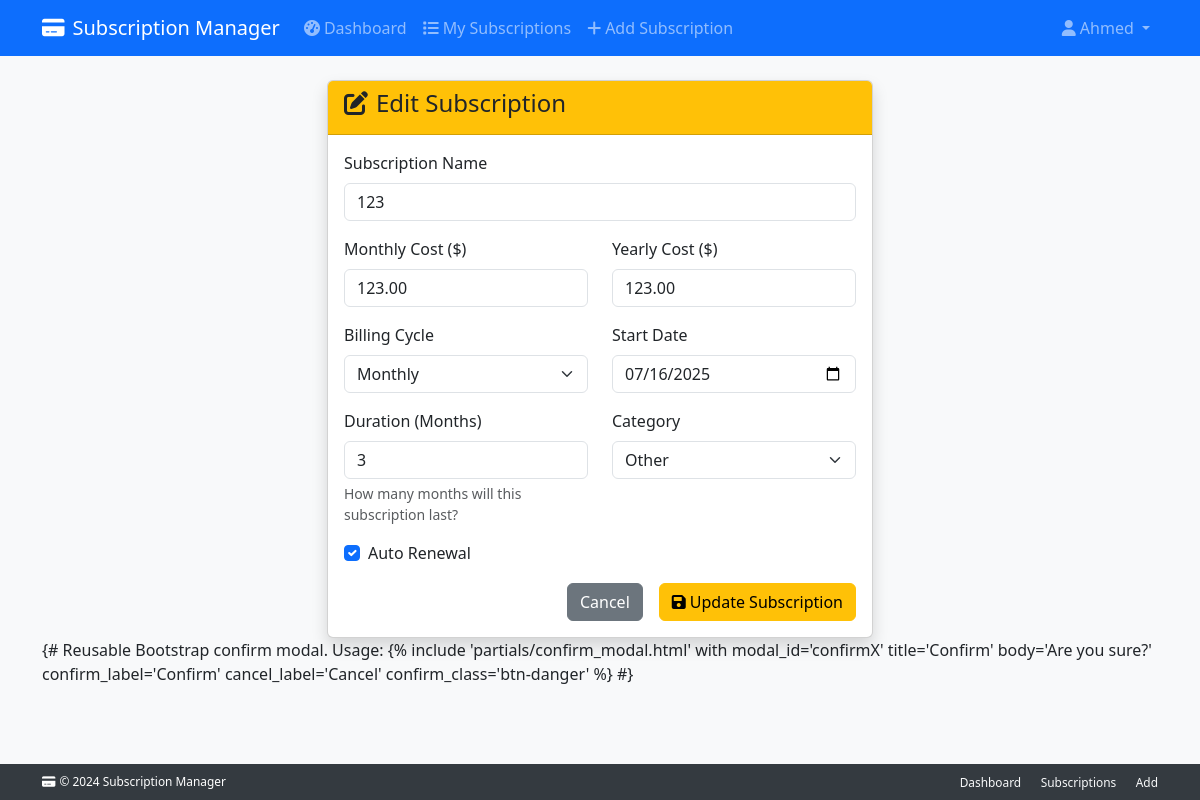
Page /subscriptions/12/edit/ (signed in) on the committed database.
### subscriptions/models/subscription.py (models this page shows, shortened)
class Subscription(
    ValidationMixin,
    TimestampMixin,
    CostCalculationsMixin,
    PaymentManagementMixin,
    RenewalLogicMixin,
    ScheduleManagementMixin,
    models.Model
):
    user = models.ForeignKey(
        settings.AUTH_USER_MODEL,
        on_delete=models.CASCADE,
        related_name="subscriptions"
    )
    name = models.CharField(max_length=200)
    monthly_cost = models.DecimalField(
        max_digits=10,
        decimal_places=2,
        null=True,
        blank=True
    )
    yearly_cost = models.DecimalField(
        max_digits=10,
        decimal_places=2,
        null=True,
        blank=True
    )
    billing_cycle = models.CharField(
        max_length=10,
        choices=BILLING_CYCLE_CHOICES
    )
    start_date = models.DateField()
    renewal_date = models.DateField(null=True, blank=True)
    duration_months = models.PositiveIntegerField(
        null=True,
        blank=True,
        help_text="Duration in months (for monthly billing)"
    )
    duration_years = models.PositiveIntegerField(
        null=True,
        blank=True,
        help_text="Duration in years (for yearly billing)"
    )
    is_active = models.BooleanField(default=True)
    auto_renewal = models.BooleanField(
        default=True,
        help_text="Whether subscription auto-renews"
    )
    category = models.ForeignKey(
        'Category',
        on_delete=models.PROTECT
    )
    objects = SubscriptionManager()
    class Meta:
        ordering = ['-created_at']
        verbose_name = "Subscription"
        verbose_name_plural = "Subscriptions"

### subscriptions/views.py (the view, shortened to what this page needs)
# urls.py: path('<int:pk>/edit/', views.SubscriptionUpdateView.as_view(), name='edit_subscription'),
class SubscriptionUpdateView(LoginRequiredMixin, UserOwnershipMixin, LoggingMixin, MessageMixin, ContextDataMixin, UpdateView):
    model = Subscription
    form_class = SubscriptionForm
    template_name = 'subscriptions/edit_subscription.html'
    def get_queryset(self):
        return Subscription.objects.filter(user=self.request.user)

### subscriptions/form_mixins.py (called while the page is built)
    def add_help_texts(self, help_texts):
        for field_name, help_text in help_texts.items():
            if field_name in self.fields:
                self.fields[field_name].help_text = help_text

### subscriptions/mixins.py (called while the page is built)
    def get_context_data(self, **kwargs):
        context = super().get_context_data(**kwargs)
        context['user'] = self.request.user
        from django.utils import timezone
        context['current_time'] = timezone.now()
        return context

### subscriptions/models/category.py (called while the page is built)
    def __str__(self):
        return self.name

### subscriptions/models/managers.py (called while the page is built)
    def get_queryset(self):
        return SubscriptionQuerySet(self.model, using=self._db)

    def get_queryset(self):
        return CategoryQuerySet(self.model, using=self._db)

### subscriptions/templates/subscriptions/edit_subscription.html (shortened to what this page needs)
{% extends 'base.html' %} {% block title %}Edit {{ subscription.name }} - Subscription Manager{% endblock %} {% block content %}
<div class="row justify-content-center">
  <div class="col-md-8 col-lg-6">
    <div class="card shadow">
      <div class="card-header bg-warning text-dark">
        <h4><i class="fas fa-edit me-2"></i>Edit Subscription</h4>
      </div>
      <div class="card-body">
        <form method="post">
          <div class="row">
            <div class="col-md-12 mb-3">
              <label for="{{ form.name.id_for_label }}" class="form-label"
                >{{ form.name.label }}</label
              >
              {{ form.name }}
            </div>
          </div>
          <div class="row">
            <div class="col-md-6 mb-3">
              <label
                for="{{ form.monthly_cost.id_for_label }}"
                class="form-label"
                >{{ form.monthly_cost.label }}</label
              >
              {{ form.monthly_cost }}
            </div>
            <div class="col-md-6 mb-3">
              <label
                for="{{ form.yearly_cost.id_for_label }}"
                class="form-label"
                >{{ form.yearly_cost.label }}</label
              >
              {{ form.yearly_cost }}
            </div>
          </div>
          <div class="row">
            <div class="col-md-6 mb-3">
              <label
                for="{{ form.billing_cycle.id_for_label }}"
                class="form-label"
                >{{ form.billing_cycle.label }}</label
              >
              {{ form.billing_cycle }}
            </div>
            <div class="col-md-6 mb-3">
              <label for="{{ form.start_date.id_for_label }}" class="form-label"
                >{{ form.start_date.label }}</label
              >
              {{ form.start_date }}
            </div>
          </div>
          <div class="row">
            <div
              class="col-md-6 mb-3"
              id="duration-months-field"
              style="display: none"
            >
              <label
                for="{{ form.duration_months.id_for_label }}"
                class="form-label"
                >{{ form.duration_months.label }}</label
              >
              {{ form.duration_months }}
              <div class="form-text">
                How many months will this subscription last?
              </div>
            </div>
            <div class="col-md-6 mb-3">
              <label for="{{ form.category.id_for_label }}" class="form-label"
                >{{ form.category.label }}</label
              >
              {{ form.category }}
            </div>
          </div>
          <div class="row">
            <div class="col-md-12 mb-3">
              <div class="form-check">
                {{ form.auto_renewal }}
                <label
                  class="form-check-label"
                  for="{{ form.auto_renewal.id_for_label }}"
                >
                  {{ form.auto_renewal.label }}
                </label>
              </div>
            </div>
          </div>
          <div class="d-grid gap-2 d-md-flex justify-content-md-end">
            <a
              href="{% url 'subscription_detail' subscription.pk %}"
              class="btn btn-secondary me-md-2"
              >Cancel</a
            >
            <button
              type="button"
              class="btn btn-warning"
              id="submit-confirmation-trigger"
            >
              <i class="fas fa-save me-1"></i>Update Subscription
            </button>
          </div>
        </form>
      </div>
    </div>
  </div>
</div>
{% include 'partials/confirm_modal.html' with modal_id='confirmScheduleChange' title='Confirm Schedule Change' body='Changing start date, billing cycle, or duration will delete all existing payments for this subscription and reset the schedule. This cannot be undone. Continue?' confirm_label='Yes, reset payments' confirm_class='btn-danger' %}
{% endblock %}

### subscriptions_management_project/templates/base.html (shortened to what this page needs)
<!DOCTYPE html>
<html lang="en">
  <head>
    <link
      href="https://cdn.jsdelivr.net/npm/bootstrap@5.3.0/dist/css/bootstrap.min.css"
      rel="stylesheet"
    />
    <link
      href="https://cdnjs.cloudflare.com/ajax/libs/font-awesome/6.0.0/css/all.min.css"
      rel="stylesheet"
    />
  </head>
  <body class="bg-light">
    <nav class="navbar navbar-expand-lg navbar-dark bg-primary">
      <div class="container">
        <a class="navbar-brand" href="{% url 'dashboard' %}">
          <i class="fas fa-credit-card me-2"></i>Subscription Manager
        </a>
        <div class="collapse navbar-collapse" id="navbarNav">
          <ul class="navbar-nav me-auto">
            {% if user.is_authenticated %}
            <li class="nav-item">
              <a class="nav-link" href="{% url 'dashboard' %}">
                <i class="fas fa-tachometer-alt me-1"></i>Dashboard
              </a>
            </li>
            <li class="nav-item">
              <a class="nav-link" href="{% url 'subscription_list' %}">
                <i class="fas fa-list me-1"></i>My Subscriptions
              </a>
            </li>
            <li class="nav-item">
              <a class="nav-link" href="{% url 'add_subscription' %}">
                <i class="fas fa-plus me-1"></i>Add Subscription
              </a>
            </li>
            {% endif %}
          </ul>
          <ul class="navbar-nav">
            {% if user.is_authenticated %}
            <li class="nav-item dropdown">
              <a
                class="nav-link dropdown-toggle"
                href="#"
                id="navbarDropdown"
                role="button"
                data-bs-toggle="dropdown"
              >
                <i class="fas fa-user me-1"></i>{{ user.username }}
              </a>
            </li>
            {% endif %}
          </ul>
        </div>
      </div>
    </nav>
    <div class="main-content">
      <div class="content-wrapper">
        <main class="container mt-4 mb-5">
          {% block content %}{% endblock %}
        </main>
      </div>
      <footer class="footer">
        <div class="container">
          <div class="row align-items-center">
            <div class="col-md-6">
              <p class="mb-0 small">
                <i class="fas fa-credit-card me-1"></i>&copy; 2024 Subscription
                Manager
              </p>
            </div>
            <div class="col-md-6 text-md-end">
              <a
                href="{% url 'dashboard' %}"
                class="text-light text-decoration-none me-3 small"
                >Dashboard</a
              >
              <a
                href="{% url 'subscription_list' %}"
                class="text-light text-decoration-none me-3 small"
                >Subscriptions</a
              >
              <a
                href="{% url 'add_subscription' %}"
                class="text-light text-decoration-none small"
                >Add</a
              >
            </div>
          </div>
        </div>
      </footer>
    </div>
  </body>
</html>

### subscriptions_management_project/templates/base.html (style rules this page uses)
html, body { height: 100%; }
body { display: flex; flex-direction: column; }
.main-content { flex: 1; display: flex; flex-direction: column; }
.content-wrapper { flex: 1; }
.footer { background-color: #343a40; color: white; padding: 8px 0; margin-top: auto; font-size: 0.85rem; }

### rows in the picture
Subscription: name "123", monthly_cost "123.00", yearly_cost "123.00", billing_cycle "Monthly", start_date "07/16/2025", duration_months "3", category "Other", auto_renewal "☑"

### other values in the picture
{{ user.username }} "Ahmed"
